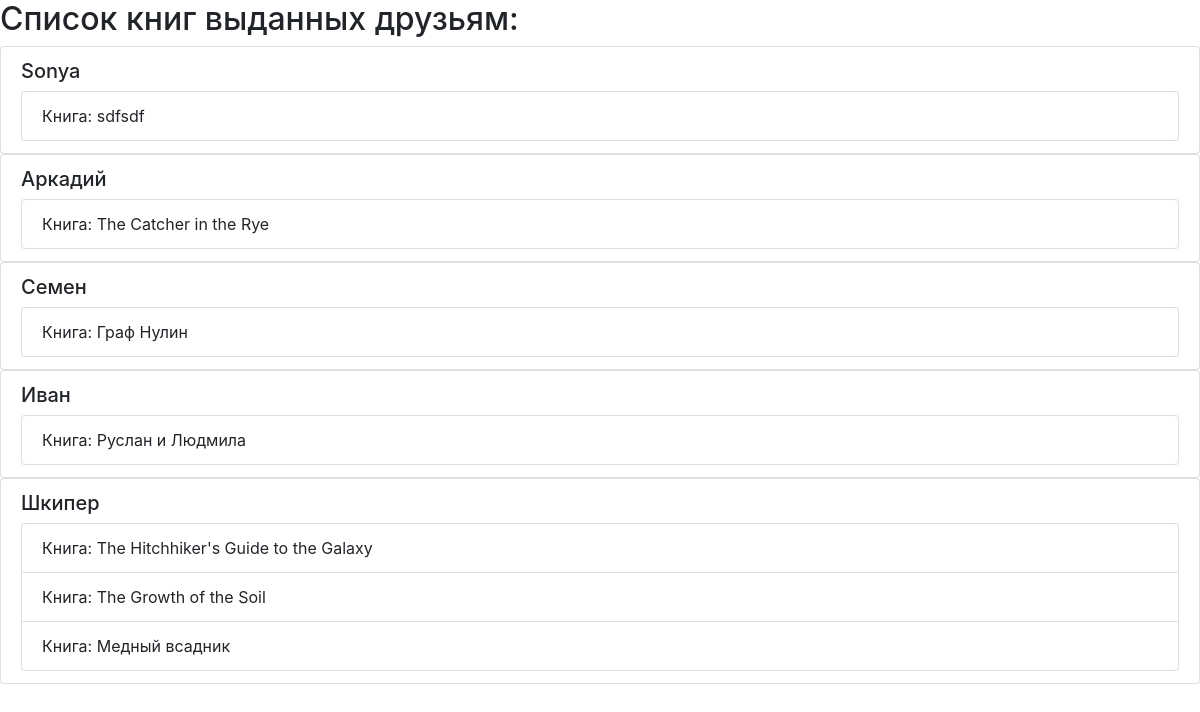
The app's page /friend_list/ with its own data.
### p_library/models.py (models this page shows, shortened)
class Friend(models.Model):
	friend_name = models.CharField(max_length=30)

class Book(models.Model):
	ISBN = models.CharField(max_length=13)
	title = models.TextField()
	description = models.TextField()
	year_release = models.SmallIntegerField()
	author = models.ForeignKey(Author, on_delete=models.CASCADE)
	publish_book = models.ForeignKey(Publish, on_delete=models.CASCADE, null=True, blank=True, related_name='book')
	price = models.DecimalField(max_digits=7, decimal_places=2, null=True, blank=True)
	copy_count = models.IntegerField(default=1)
	friend = models.ManyToManyField(Friend, blank=True, related_name='books')

### p_library/views.py (the view)
# urls.py: path('friend_list/', views.friend_list),
def friend_list(request):
	template = loader.get_template('friend_list.html')
	friends = Friend.objects.all()
	data = {"friends": friends,}
	return HttpResponse(template.render(data, request))

### p_library/templates/friend_list.html (shortened to what this page needs)
<!DOCTYPE html>
<html lang="en">
<head>
    <link rel="stylesheet" href="https://stackpath.bootstrapcdn.com/bootstrap/4.3.1/css/bootstrap.min.css">
</head>
<body>
    <h2>Список книг выданных друзьям:</h2>
    {% for friend in friends %}
    <ul class="list-group">
        <li class="list-group-item">
           <h5>{{ friend.friend_name }}</h5>
           <ul class="list-group">
                {% for book in friend.books.all %}
                    <li class="list-group-item"> Книга: {{ book.title }}</li>
                {% endfor %}
            </ul>
        </li>
    </ul>
    {% endfor %}
</body>
</html>

### records on screen
Friend: friend_name "Sonya"
Book: title "sdfsdf"
Friend: friend_name "Аркадий"
Book: title "The Catcher in the Rye"
Friend: friend_name "Семен"
Book: title "Граф Нулин"
Friend: friend_name "Иван"
Book: title "Руслан и Людмила"
Friend: friend_name "Шкипер"
Book: title "The Hitchhiker's Guide to the Galaxy"
Book: title "The Growth of the Soil"
Book: title "Медный всадник"
